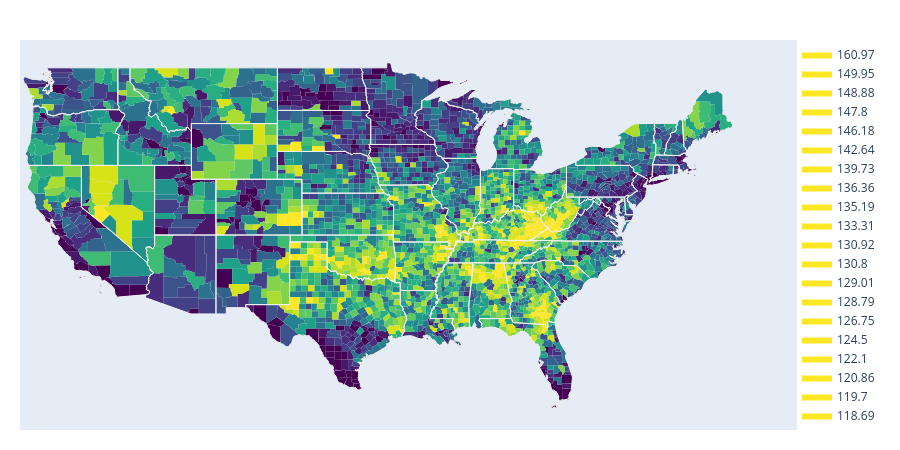

Notebook cell for this chart:
### Code cell
#state_fips = df['countyFIPS'] % 1000 == 0
fig = ff.create_choropleth(fips = df['countyFIPS'].tolist(), 
                           values = df['RespMortalityRate2014'].tolist())
fig.show()
